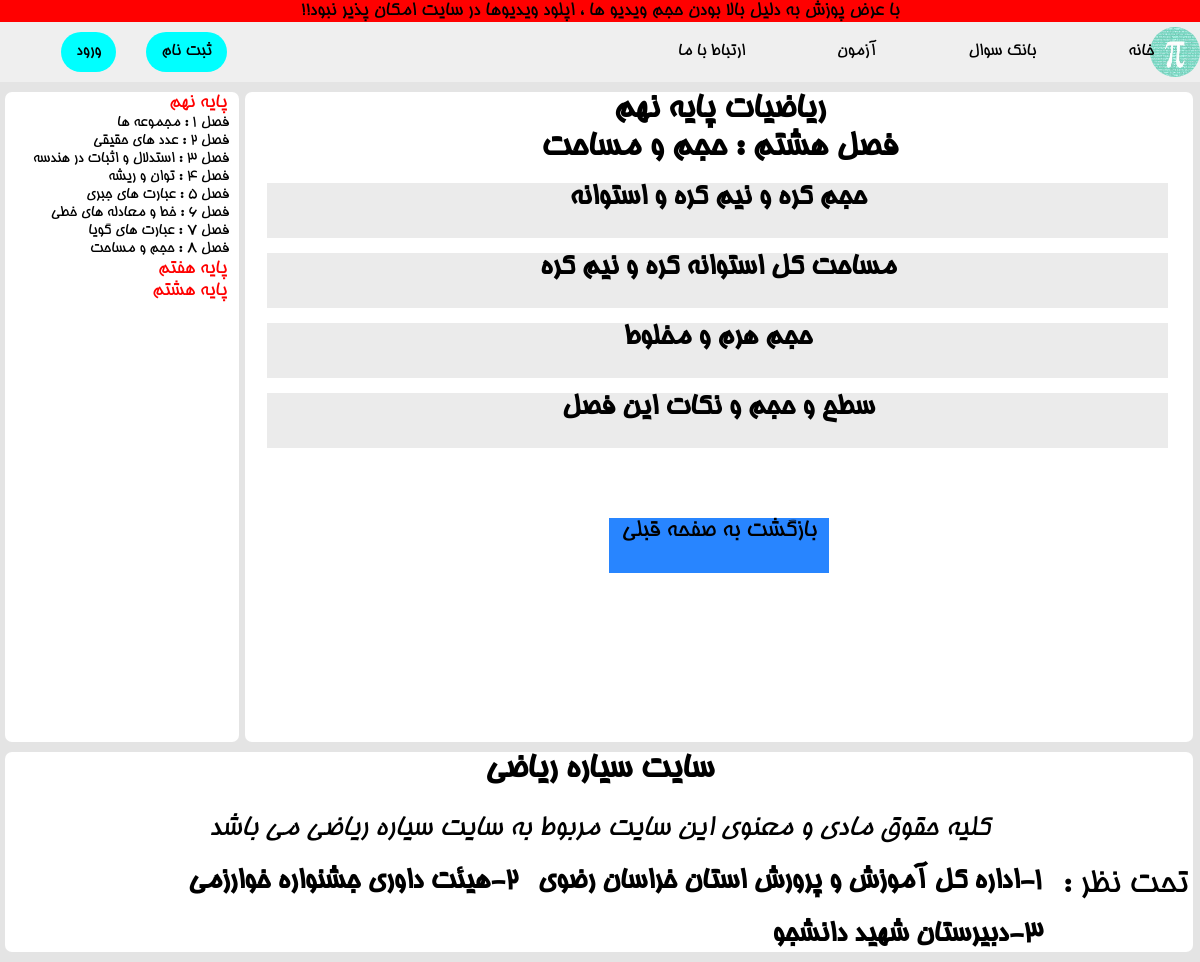
The page /paye9/season8/ on the database its author committed.
### project/models.py (models this page shows, shortened)
class Lessons(models.Model):
    STATUS_CHOICES = (
        ('paye7_season1' , 'paye7_season1'),
        ('paye7_season2' , 'paye7_season2'),
        ('paye7_season3' , 'paye7_season3'),
        ('paye7_season4' , 'paye7_season4'),
        ('paye7_season5' , 'paye7_season5'),
        ('paye7_season6' , 'paye7_season6'),
        ('paye7_season7' , 'paye7_season7'),
        ('paye7_season8' , 'paye7_season8'),
        ('paye7_season9' , 'paye7_season9'),
        ('paye8_season1' , 'paye8_season1'),
        ('paye8_season2' , 'paye8_season2'),
        ('paye8_season3' , 'paye8_season3'),
        ('paye8_season4' , 'paye8_season4'),
        ('paye8_season5' , 'paye8_season5'),
        ('paye8_season6' , 'paye8_season6'),
        ('paye8_season7' , 'paye8_season7'),
        ('paye8_season8' , 'paye8_season8'),
        ('paye8_season9' , 'paye8_season9'),
        ('paye9_season1' , 'paye9_season1'),
        ('paye9_season2' , 'paye9_season2'),
        ('paye9_season3' , 'paye9_season3'),
        ('paye9_season4' , 'paye9_season4'),
        ('paye9_season5' , 'paye9_season5'),
        ('paye9_season6' , 'paye9_season6'),
        ('paye9_season7' , 'paye9_season7'),
        ('paye9_season8' , 'paye9_season8'),
    )
    title = models.CharField(max_length=100)
    paye = models.CharField(max_length=50)
    lesson = models.CharField(max_length=50)
    video = models.FileField(upload_to='video/%y')
    slug = models.SlugField(max_length=50)
    status = models.CharField(max_length=50 , choices=STATUS_CHOICES)

### project/views.py (the view)
# urls.py: path('paye9/season8/' , views.Paye9_season8 , name='paye9_season8'),
def Paye9_season8(request):
    lessons = Lessons.objects.filter(status='paye9_season8')
    return render(request , "Seasons/Paye9/season8.html" , {'lesson' : lessons})

### project/templates/Seasons/Paye9/season8.html (shortened to what this page needs)
{% load static %}
<!DOCTYPE html>
<html lang="en" dir="rtl">
<head>
</head>
<body>
{% include 'includes/header.html' %}
{% include 'includes/navbars/paye9.html' %}
    <article>
        <h1>ریاضیات پایه نهم<br>فصل هشتم : حجم و مساحت </h1>
        {% for lessons in lesson %}
        <a href="{% url 'urls:lessons' lessons.slug %}">
            <div class="div-lesson">
                <h2>{{lessons.lesson}}</h2>
            </div>
        </a>
        {% endfor %}
        <a href="{% url 'urls:paye9' %}">
            <div class="div-back">بازگشت به صفحه قبلی</div>
         </a>
            </article>
    {% include 'includes/footer.html' %}
</body>
</html>

### project/static/style/style.css (style rules this page uses)
* { margin: 0; padding: 0; box-sizing: border-box; text-decoration: none; list-style: none; }
html a { color: black; }
article { height: 650px; width: 99%; background-color: white; margin-right: 7px; margin-top: 10px; margin-bottom: 10px; border-radius: 7px; }
h2 { text-align: center; }

### project/static/style/Seasons/style9.css (style rules this page uses)
body { background-color:rgb(228, 228, 228); }
* { margin: 0; padding: 0; box-sizing: border-box; text-decoration: none; list-style: none; }
html a { color: black; }
article { height: 650px; width: 79%; background-color: white; margin-right: 7px; margin-top: 10px; margin-bottom: 10px; border-radius: 7px; }
h1 { text-align: center; font-size: 35px; }
.div-lesson { width: 95%; height: 55px; background-color: #ebebeb; margin-right: 25px; margin-top: 15px; transition: all 0.5s; }
h2 { text-align: center; font-size: 30px; width: 100%; height: 55px; transition: all 0.5a; }
.div-back { background-color: rgb(40, 133, 255); margin-left: auto; margin-right:auto; margin-top: 70px; width: 220px; height: 55px; text-align: center; font-size: 25px; transition: all 0.6s; }

### rows shown on the page
Lessons: lesson "حجم کره و نیم کره و استوانه"
Lessons: lesson "مساحت کل استوانه کره و نیم کره"
Lessons: lesson "حجم هرم و مخلوط"
Lessons: lesson "سطح و حجم و نکات این فصل"
